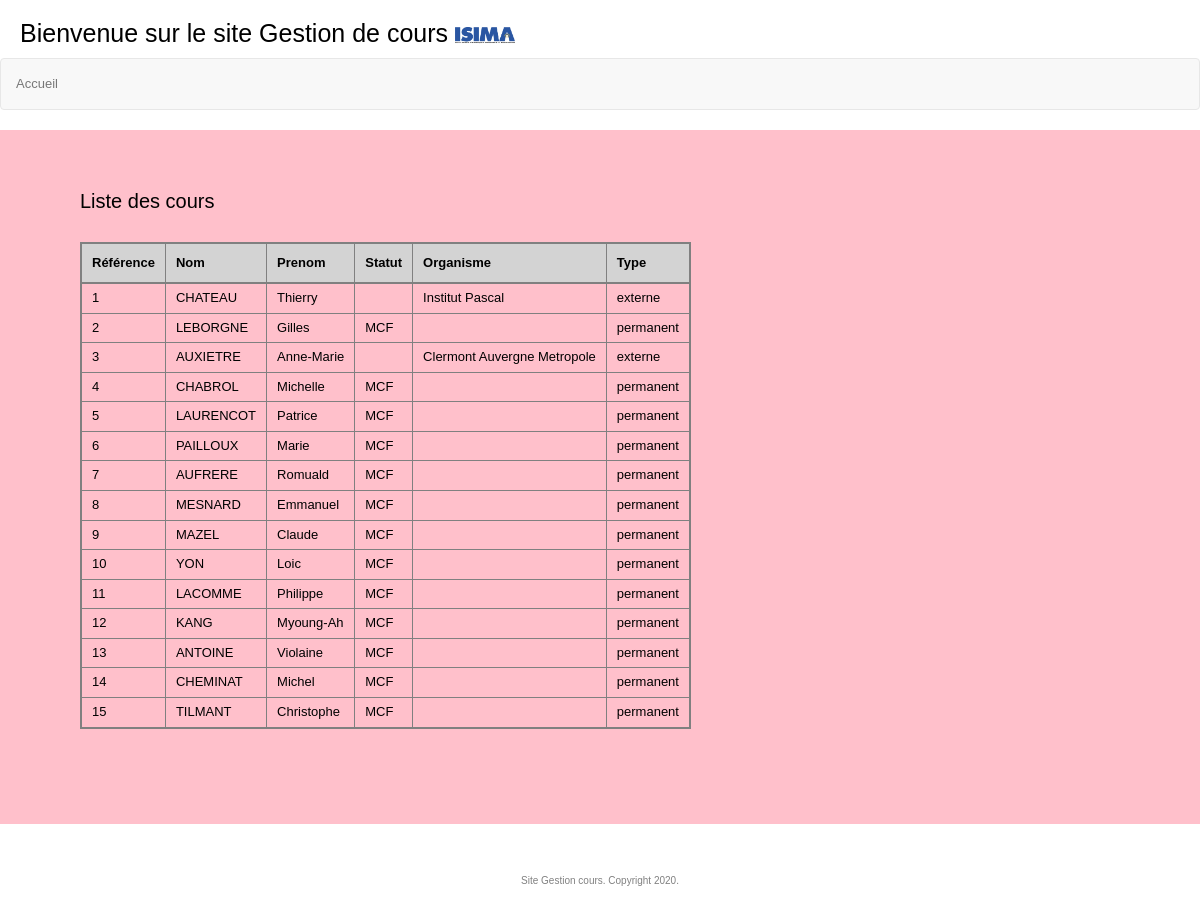
/Enseignants_liste.php, run on the app's committed database.
### tables this page shows
CREATE TABLE Enseignants
(
    idEnseignant INT(5) NOT NULL,
    nom VARCHAR(100),
    prenom VARCHAR(100),
    statut VARCHAR(100),
    organisme VARCHAR(100),
    typeEns VARCHAR(100) NOT NULL,
    PRIMARY KEY (idEnseignant)
);

### Enseignants_liste.php (the view, shortened to what this page needs)
<?php require("haut.php"); ?>
<section id="main">
	<h2>Liste des cours</h2>
	<table>
		<tr>
			<th>R&eacute;f&eacute;rence</th>
			<th>Nom</th>
			<th>Prenom</th>
			<th>Statut</th>
			<th>Organisme</th>
			<th>Type</th>
		</tr>
<?php
try{
	$req = $db->query('SELECT * FROM Enseignants ORDER BY idEnseignant;');
	while ($cours = $req->fetch()){
?>
		<tr>
			<td><?php echo $cours['idEnseignant']; ?></td>
			<td><?php echo $cours['nom']; ?></td>
			<td><?php echo $cours['prenom']; ?></td>
			<td><?php echo $cours['statut']; ?></td>
			<td><?php echo $cours['organisme']; ?></td>
			<td><?php echo $cours['typeEns']; ?></td>
		</tr>
<?php
	}
}catch (Exception $e){
	die('Erreur : ' . $e->getMessage());
}
?>
	</table>
</section>
<?php require("bas.php"); ?>

### haut.php (shortened to what this page needs)
<!DOCTYPE html>
<html>
	<head>
 		<link rel="stylesheet" href="https://maxcdn.bootstrapcdn.com/bootstrap/3.3.7/css/bootstrap.min.css">
		<link rel="stylesheet" href="css/style.css" />
	</head>
	<body>
		<header>
			<h1>Bienvenue sur le site Gestion de cours
			<a href="index2.php">
				<img src="img/ISIMA.png" alt="Logo" width="60" />
			</a>
			</h1>
		</header>
		<nav class="navbar navbar-default">
			<ul class="nav navbar-nav">
				<li>
      				<a href="index.php">Accueil</a>
      			</li>
			</ul>
		</nav>

### bas.php
<footer>
			<p>Site Gestion cours. Copyright 2020.</p>
		</footer>
	</body>
</html>

### css/style.css (style rules this page uses)
body { background-color: white; color: black; font-size: 13px; font-family: 'Lucida Grande', Arial, Verdana; }
h1 { font-size: 25px; }
h2 { margin-top: -20px; margin-bottom: 30px; font-size: 20px; }
a { color: grey; text-decoration: none; }
table { border: 2px solid grey; border-collapse: collapse; margin-bottom: 15px; }
table th { background-color: lightgrey; border-right: 1px solid grey; border-bottom: 2px solid grey; padding: 10px 10px; }
table td { border-right: 1px solid grey; border-bottom: 1px solid grey; padding: 5px 10px; }
header { padding-left: 20px; }
#main { background-color: pink; padding: 80px; }
footer { padding-top: 50px; padding-bottom: 50px; color: grey; font-size: 10px; text-align: center; }

### data on the page
enseignants: idEnseignant "1", nom "CHATEAU", prenom "Thierry", organisme "Institut Pascal", typeEns "externe"
enseignants: idEnseignant "2", nom "LEBORGNE", prenom "Gilles", statut "MCF", typeEns "permanent"
enseignants: idEnseignant "3", nom "AUXIETRE", prenom "Anne-Marie", organisme "Clermont Auvergne Metropole", typeEns "externe"
enseignants: idEnseignant "4", nom "CHABROL", prenom "Michelle", statut "MCF", typeEns "permanent"
enseignants: idEnseignant "5", nom "LAURENCOT", prenom "Patrice", statut "MCF", typeEns "permanent"
enseignants: idEnseignant "6", nom "PAILLOUX", prenom "Marie", statut "MCF", typeEns "permanent"
enseignants: idEnseignant "7", nom "AUFRERE", prenom "Romuald", statut "MCF", typeEns "permanent"
enseignants: idEnseignant "8", nom "MESNARD", prenom "Emmanuel", statut "MCF", typeEns "permanent"
enseignants: idEnseignant "9", nom "MAZEL", prenom "Claude", statut "MCF", typeEns "permanent"
enseignants: idEnseignant "10", nom "YON", prenom "Loic", statut "MCF", typeEns "permanent"
enseignants: idEnseignant "11", nom "LACOMME", prenom "Philippe", statut "MCF", typeEns "permanent"
enseignants: idEnseignant "12", nom "KANG", prenom "Myoung-Ah", statut "MCF", typeEns "permanent"
enseignants: idEnseignant "13", nom "ANTOINE", prenom "Violaine", statut "MCF", typeEns "permanent"
enseignants: idEnseignant "14", nom "CHEMINAT", prenom "Michel", statut "MCF", typeEns "permanent"
enseignants: idEnseignant "15", nom "TILMANT", prenom "Christophe", statut "MCF", typeEns "permanent"
